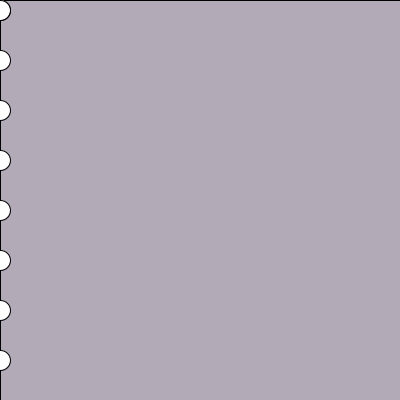
Frame 1 (no input)
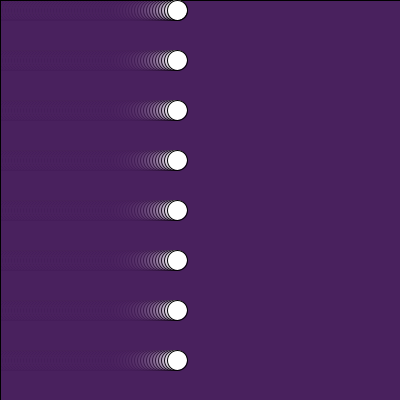
Frame 60 (the mouse pressed at the canvas centre just before this capture)
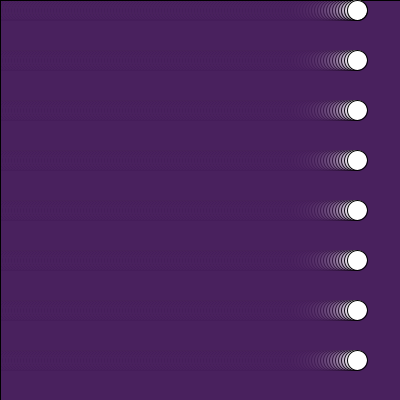
Frame 120 (the mouse held since frame 60 and released just before this capture)

The Processing sketch that drew these frames (run headless with seeded random() and noise(); from frame 60 on, the mouse is pressed at the canvas centre):

// Processing sketch: processing_105669
// ── processing_105669.pde

int xPos;
int yPos;

void setup() {
  size(400, 400);
  xPos = 0;
  yPos = 10;
}

void draw() {
  //  background(70, 30, 90);

  // if we want to make a trailing line,
  // fill with a rectangle with a transparent color
  // otherwise, just use the background function above
  fill(70, 30, 90, 50);
  rect(0, 0, width, height);
  fill(255);

  for (int i = 0; i < 10; i++) {
    drawBall(xPos, yPos + (i*50), 20);
  }

  drawBall(xPos, yPos, 20);
  moveBall(3);
  pacManBall();
}

// this function takes three arguments, which
// are used to draw an ellipse with a specific
// x-position, y-position, and diameter
void drawBall(int x, int y, int diameter) {
  ellipse(x, y, diameter, diameter);
}

// this function takes an argument that will be used
// to change the speed of the ball
void moveBall(int speedMultiplier) {
  xPos = xPos + (1 * speedMultiplier);
}

void pacManBall() {
  if (xPos > width + 5) {
    xPos = -5;
  }
}
